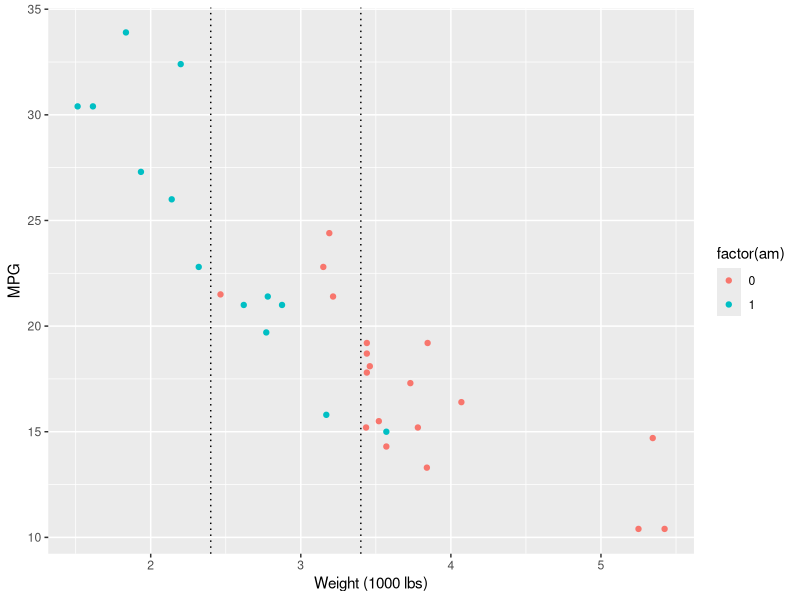
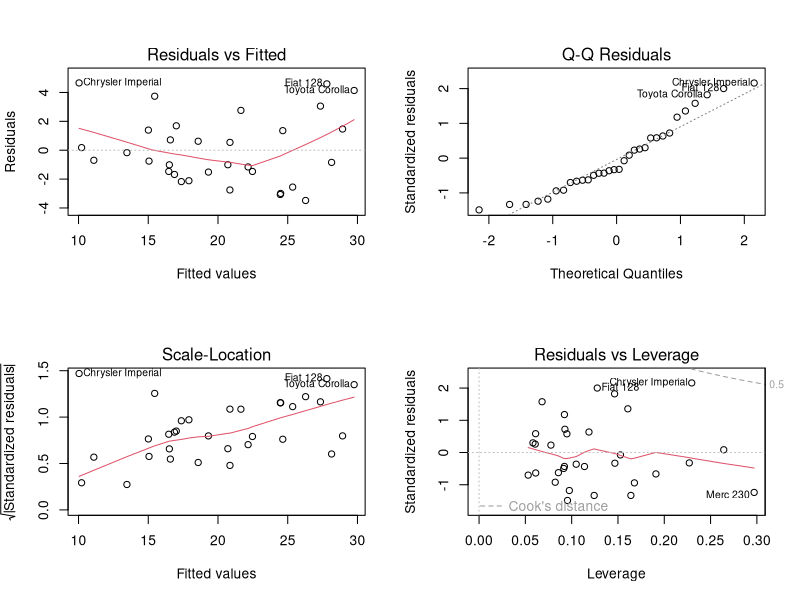

Reproduce these figures in R, in order.
## ---- chunk 1
library(dplyr)
library(ggplot2)
data("mtcars")
ampg <- mtcars %>% filter(am == 0) %>% select(mpg)
mmpg <- mtcars %>% filter(am == 1) %>% select(mpg)
t.test(mmpg, ampg, alternative="two.sided", paired=FALSE)$conf
## ---- chunk 2
fit3 <- lm(mpg ~ am + wt + qsec , data = mtcars)
summary(fit3)$coeff
## ---- chunk 3
g <- ggplot(mtcars, aes(y = mpg, x = wt, colour = factor(am)))
g <- g + geom_point()
g <- g + geom_vline(xintercept = 2.4, size = 0.5, colour = "black", linetype = 3)
g <- g + geom_vline(xintercept = 3.4, size = 0.5, colour = "black", linetype = 3)
g <- g + xlab("Weight (1000 lbs)") + ylab("MPG")
print(g)
## ---- chunk 4
fit <- lm(mpg ~ . , data = mtcars)
summary(fit)$coeff
## ---- chunk 5
fit1 <- lm(mpg ~ am , data = mtcars)
fit3 <- lm(mpg ~ am + wt + qsec , data = mtcars)
fit4 <- lm(mpg ~ am + wt + qsec + hp, data = mtcars)
fit10 <- lm(mpg ~ . , data = mtcars)
anova(fit1, fit3, fit4, fit10)
## ---- chunk 6
par(mfrow = c(2,2))
plot(fit3)
